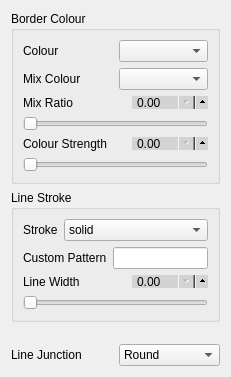
             <widget class="QWidget" name="page_27">
              <property name="geometry">
               <rect>
                <x>0</x>
                <y>0</y>
                <width>204</width>
                <height>377</height>
               </rect>
              </property>
              <attribute name="label">
               <string>Border</string>
              </attribute>
              <layout class="QVBoxLayout" name="verticalLayout_107">
               <item>
                <widget class="QGroupBox" name="groupBox_30">
                 <property name="focusPolicy">
                  <enum>Qt::NoFocus</enum>
                 </property>
                 <property name="title">
                  <string>Border Colour</string>
                 </property>
                 <layout class="QVBoxLayout" name="verticalLayout_168">
                  <item>
                   <layout class="QHBoxLayout" name="horizontalLayout_178">
                    <item>
                     <widget class="QLabel" name="label_175">
                      <property name="focusPolicy">
                       <enum>Qt::NoFocus</enum>
                      </property>
                      <property name="text">
                       <string>Colour</string>
                      </property>
                     </widget>
                    </item>
                    <item>
                     <widget class="QComboBox" name="linestring_border_colour_name">
                      <property name="focusPolicy">
                       <enum>Qt::NoFocus</enum>
                      </property>
                     </widget>
                    </item>
                   </layout>
                  </item>
                  <item>
                   <layout class="QHBoxLayout" name="horizontalLayout_179">
                    <item>
                     <widget class="QLabel" name="label_176">
                      <property name="focusPolicy">
                       <enum>Qt::NoFocus</enum>
                      </property>
                      <property name="text">
                       <string>Mix Colour</string>
                      </property>
                     </widget>
                    </item>
                    <item>
                     <widget class="QComboBox" name="linestring_border_colour_mix_name">
                      <property name="focusPolicy">
                       <enum>Qt::NoFocus</enum>
                      </property>
                     </widget>
                    </item>
                   </layout>
                  </item>
                  <item>
                   <layout class="QVBoxLayout" name="verticalLayout_169">
                    <item>
                     <layout class="QHBoxLayout" name="horizontalLayout_180">
                      <item>
                       <widget class="QLabel" name="label_177">
                        <property name="focusPolicy">
                         <enum>Qt::NoFocus</enum>
                        </property>
                        <property name="text">
                         <string>Mix Ratio</string>
                        </property>
                       </widget>
                      </item>
                      <item>
                       <widget class="QDoubleSpinBox" name="linestring_border_colour_mixratio_spin">
                        <property name="focusPolicy">
                         <enum>Qt::ClickFocus</enum>
                        </property>
                        <property name="styleSheet">
                         <string notr="true">QDoubleSpinBox {
	max-height: 11px;
	min-height: 11px;
    min-width: 60px;
    max-width: 60px;
    padding-right: 10px;
    background-color: lightgray;
    padding-top: -2px;
    padding-bottom: -2px;
}

QDoubleSpinBox::up-button {
  subcontrol-origin: padding;
  subcontrol-position: right center;
  left: 7px;
  height: 18px;
  width: 18px;
}

QDoubleSpinBox::down-button {
  subcontrol-origin: content;
  subcontrol-position: right center;
  left: 0px;
  top: 0px;
  height: 18px;
  width: 18px;
}

</string>
                        </property>
                       </widget>
                      </item>
                     </layout>
                    </item>
                    <item>
                     <widget class="QSlider" name="linestring_border_colour_mixratio_slider">
                      <property name="focusPolicy">
                       <enum>Qt::NoFocus</enum>
                      </property>
                      <property name="styleSheet">
                       <string notr="true"/>
                      </property>
                      <property name="orientation">
                       <enum>Qt::Horizontal</enum>
                      </property>
                     </widget>
                    </item>
                   </layout>
                  </item>
                  <item>
                   <layout class="QVBoxLayout" name="verticalLayout_170">
                    <item>
                     <layout class="QHBoxLayout" name="horizontalLayout_181">
                      <item>
                       <widget class="QLabel" name="label_178">
                        <property name="focusPolicy">
                         <enum>Qt::NoFocus</enum>
                        </property>
                        <property name="text">
                         <string>Colour Strength</string>
                        </property>
                       </widget>
                      </item>
                      <item>
                       <widget class="QDoubleSpinBox" name="linestring_border_colour_strength_spin">
                        <property name="focusPolicy">
                         <enum>Qt::NoFocus</enum>
                        </property>
                        <property name="styleSheet">
                         <string notr="true">QDoubleSpinBox {
	max-height: 11px;
	min-height: 11px;
    min-width: 60px;
    max-width: 60px;
    padding-right: 10px;
    background-color: lightgray;
    padding-top: -2px;
    padding-bottom: -2px;
}

QDoubleSpinBox::up-button {
  subcontrol-origin: padding;
  subcontrol-position: right center;
  left: 7px;
  height: 18px;
  width: 18px;
}

QDoubleSpinBox::down-button {
  subcontrol-origin: content;
  subcontrol-position: right center;
  left: 0px;
  top: 0px;
  height: 18px;
  width: 18px;
}

</string>
                        </property>
                       </widget>
                      </item>
                     </layout>
                    </item>
                    <item>
                     <widget class="QSlider" name="linestring_border_colour_strength_slider">
                      <property name="focusPolicy">
                       <enum>Qt::NoFocus</enum>
                      </property>
                      <property name="styleSheet">
                       <string notr="true"/>
                      </property>
                      <property name="orientation">
                       <enum>Qt::Horizontal</enum>
                      </property>
                     </widget>
                    </item>
                   </layout>
                  </item>
                 </layout>
                </widget>
               </item>
               <item>
                <widget class="QGroupBox" name="groupBox_31">
                 <property name="focusPolicy">
                  <enum>Qt::NoFocus</enum>
                 </property>
                 <property name="title">
                  <string>Line Stroke</string>
                 </property>
                 <layout class="QVBoxLayout" name="verticalLayout_171">
                  <item>
                   <layout class="QHBoxLayout" name="horizontalLayout_182">
                    <item>
                     <widget class="QLabel" name="label_179">
                      <property name="focusPolicy">
                       <enum>Qt::NoFocus</enum>
                      </property>
                      <property name="text">
                       <string>Stroke</string>
                      </property>
                     </widget>
                    </item>
                    <item>
                     <widget class="QComboBox" name="linestring_line_stroke">
                      <property name="focusPolicy">
                       <enum>Qt::NoFocus</enum>
                      </property>
                      <property name="toolTip">
                       <string>&lt;html&gt;&lt;head/&gt;&lt;body&gt;&lt;p&gt;Line stroke type for the border of the point marker.&lt;/p&gt;&lt;/body&gt;&lt;/html&gt;</string>
                      </property>
                      <item>
                       <property name="text">
                        <string>solid</string>
                       </property>
                      </item>
                      <item>
                       <property name="text">
                        <string>loosely dashed</string>
                       </property>
                      </item>
                      <item>
                       <property name="text">
                        <string>dashed</string>
                       </property>
                      </item>
                      <item>
                       <property name="text">
                        <string>densely dashed</string>
                       </property>
                      </item>
                      <item>
                       <property name="text">
                        <string>loosely dotted</string>
                       </property>
                      </item>
                      <item>
                       <property name="text">
                        <string>dotted</string>
                       </property>
                      </item>
                      <item>
                       <property name="text">
                        <string>densely dotted</string>
                       </property>
                      </item>
                      <item>
                       <property name="text">
                        <string>loosely dash dot</string>
                       </property>
                      </item>
                      <item>
                       <property name="text">
                        <string>dash dot</string>
                       </property>
                      </item>
                      <item>
                       <property name="text">
                        <string>densely dash dot</string>
                       </property>
                      </item>
                      <item>
                       <property name="text">
                        <string>loosely dash dot dot</string>
                       </property>
                      </item>
                      <item>
                       <property name="text">
                        <string>dash dot dot</string>
                       </property>
                      </item>
                      <item>
                       <property name="text">
                        <string>densely dash dot dot</string>
                       </property>
                      </item>
                      <item>
                       <property name="text">
                        <string>custom</string>
                       </property>
                      </item>
                     </widget>
                    </item>
                   </layout>
                  </item>
                  <item>
                   <layout class="QHBoxLayout" name="horizontalLayout_183">
                    <item>
                     <widget class="QLabel" name="label_180">
                      <property name="focusPolicy">
                       <enum>Qt::NoFocus</enum>
                      </property>
                      <property name="text">
                       <string>Custom Pattern</string>
                      </property>
                     </widget>
                    </item>
                    <item>
                     <widget class="QLineEdit" name="linestring_custom_dash">
                      <property name="focusPolicy">
                       <enum>Qt::ClickFocus</enum>
                      </property>
                     </widget>
                    </item>
                   </layout>
                  </item>
                  <item>
                   <layout class="QVBoxLayout" name="verticalLayout_172">
                    <item>
                     <layout class="QHBoxLayout" name="horizontalLayout_184">
                      <item>
                       <widget class="QLabel" name="label_181">
                        <property name="focusPolicy">
                         <enum>Qt::NoFocus</enum>
                        </property>
                        <property name="text">
                         <string>Line Width</string>
                        </property>
                       </widget>
                      </item>
                      <item>
                       <widget class="QDoubleSpinBox" name="linestring_line_width_spin">
                        <property name="focusPolicy">
                         <enum>Qt::ClickFocus</enum>
                        </property>
                        <property name="styleSheet">
                         <string notr="true">QDoubleSpinBox {
	max-height: 11px;
	min-height: 11px;
    min-width: 60px;
    max-width: 60px;
    padding-right: 10px;
    background-color: lightgray;
    padding-top: -2px;
    padding-bottom: -2px;
}

QDoubleSpinBox::up-button {
  subcontrol-origin: padding;
  subcontrol-position: right center;
  left: 7px;
  height: 18px;
  width: 18px;
}

QDoubleSpinBox::down-button {
  subcontrol-origin: content;
  subcontrol-position: right center;
  left: 0px;
  top: 0px;
  height: 18px;
  width: 18px;
}

</string>
                        </property>
                       </widget>
                      </item>
                     </layout>
                    </item>
                    <item>
                     <widget class="QSlider" name="linestring_line_width_slider">
                      <property name="focusPolicy">
                       <enum>Qt::NoFocus</enum>
                      </property>
                      <property name="styleSheet">
                       <string notr="true"/>
                      </property>
                      <property name="orientation">
                       <enum>Qt::Horizontal</enum>
                      </property>
                     </widget>
                    </item>
                   </layout>
                  </item>
                 </layout>
                </widget>
               </item>
               <item>
                <spacer name="verticalSpacer_24">
                 <property name="orientation">
                  <enum>Qt::Vertical</enum>
                 </property>
                 <property name="sizeType">
                  <enum>QSizePolicy::Ignored</enum>
                 </property>
                 <property name="sizeHint" stdset="0">
                  <size>
                   <width>20</width>
                   <height>23</height>
                  </size>
                 </property>
                </spacer>
               </item>
               <item>
                <layout class="QHBoxLayout" name="horizontalLayout_185">
                 <item>
                  <widget class="QLabel" name="label_182">
                   <property name="text">
                    <string>Line Junction</string>
                   </property>
                  </widget>
                 </item>
                 <item>
                  <widget class="QComboBox" name="linestring_junction">
                   <item>
                    <property name="text">
                     <string>Round</string>
                    </property>
                   </item>
                   <item>
                    <property name="text">
                     <string>Bevel</string>
                    </property>
                   </item>
                   <item>
                    <property name="text">
                     <string>Miter</string>
                    </property>
                   </item>
                  </widget>
                 </item>
                </layout>
               </item>
              </layout>
             </widget>
